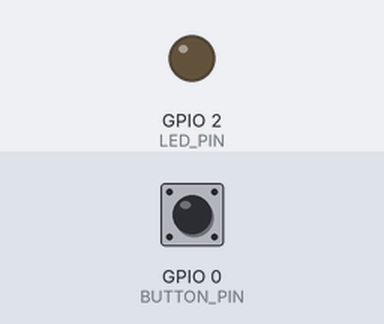
This sketch was run on a simulated ESP32. On the bench: output pins drawn as LEDs (lit = HIGH). Dashed ring = blinking. The test bench sets the inputs (shaded band); at power-on: GPIO 0 (BUTTON_PIN) HIGH. WiFi joins after 1.5 s; servers stay silent unless stated; no MQTT or app messages arrive unless stated; what the sketch prints to the serial monitor is not drawn.

Above: at 0.0 s.
At 6.2 s:
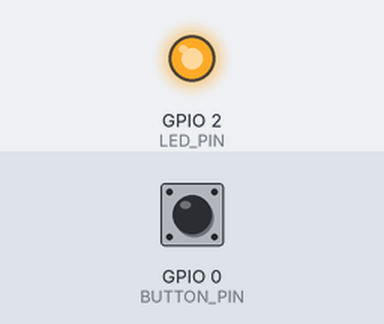
6.3 s: GPIO 0 (BUTTON_PIN) driven HIGH
8.5 s: GPIO 0 (BUTTON_PIN) pulsed LOW 5 times (0.12 s each, 0.3 s apart)
At 10.5 s:
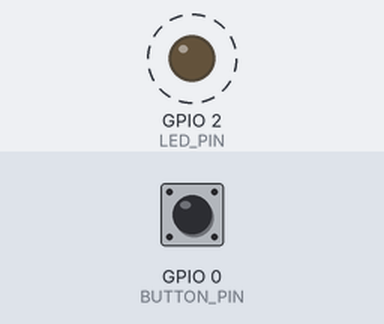
Timing chart, 0 to 12.0 s (numbered marks = the images above; inputs shaded):
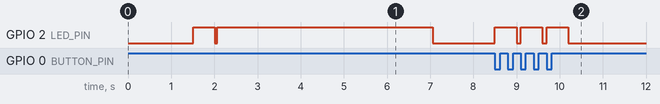

Measured:
- after the input at 8.5 s, GPIO 2 (LED_PIN): alternates HIGH for 0.50 s and LOW for 0.10 s, 6 changes in all, then stays LOW, starting at once

The sketch:

verified_fp.ino
```cpp
/*
 Basic ESP8266 MQTT example
 This sketch demonstrates the capabilities of the pubsub library in combination
 with the ESP8266 board/library.
 It connects to an MQTT server then:
  - publishes "hello world" to the topic "outTopic" every two seconds
  - subscribes to the topic "inTopic", printing out any messages
    it receives. NB - it assumes the received payloads are strings not binary
  - If the first character of the topic "inTopic" is an 1, switch ON the ESP Led,
    else switch it off
 It will reconnect to the server if the connection is lost using a blocking
 reconnect function. See the 'mqtt_reconnect_nonblocking' example for how to
 achieve the same result without blocking the main loop.
 To install the ESP8266 board, (using Arduino 1.6.4+):
  - Add the following 3rd party board manager under "File -> Preferences -> Additional Boards Manager URLs":
       http://arduino.esp8266.com/stable/package_esp8266com_index.json
  - Open the "Tools -> Board -> Board Manager" and click install for the ESP8266"
  - Select your ESP8266 in "Tools -> Board"
*/

#include <WiFi.h>
#include <PubSubClient.h>

const char* ssid = "lorem";
const char* password = "12345678";
const char* mqtt_server = "broker.hivemq.com";
// const char* mqtt_server = "test.mosquitto.org";

WiFiClient espClient;
PubSubClient client(espClient);

#define BUTTON_PIN 0
#define LED_PIN 2

void setup_wifi() {
  delay(10);
  Serial.println("Connecting to WiFi...");
  WiFi.begin(ssid, password);
  while (WiFi.status() != WL_CONNECTED) {
    delay(500);
    Serial.print(".");
  }
  Serial.println("WiFi connected");
  digitalWrite(LED_PIN, HIGH);
  delay(500);
  digitalWrite(LED_PIN, LOW);
}

void reconnect() {
  while (!client.connected()) {
    Serial.print("Attempting MQTT connection...");
    if (client.connect("esp32_client_5220411238")) {
      Serial.println("connected");
      digitalWrite(LED_PIN, HIGH);
      delay(5000);
      digitalWrite(LED_PIN, LOW);
    } else {
      Serial.print("failed, rc=");
      Serial.print(client.state());
      delay(2000);
    }
  }
}

void setup() {
  Serial.begin(115200);
  pinMode(BUTTON_PIN, INPUT_PULLUP);
  pinMode(LED_PIN, OUTPUT);
  setup_wifi();
  client.setServer(mqtt_server, 1883);
}

void loop() {
  if (!client.connected()) {
    reconnect();
  }
  client.loop();

  if (digitalRead(BUTTON_PIN) == LOW) {  // Tombol ditekan
    client.publish("flutter/iot/data", "verified");
    Serial.println("Button pressed - verified sent");
    digitalWrite(LED_PIN, HIGH);
    delay(500);  // Debounce
  } else {
    digitalWrite(LED_PIN, LOW);
  }
}
```
